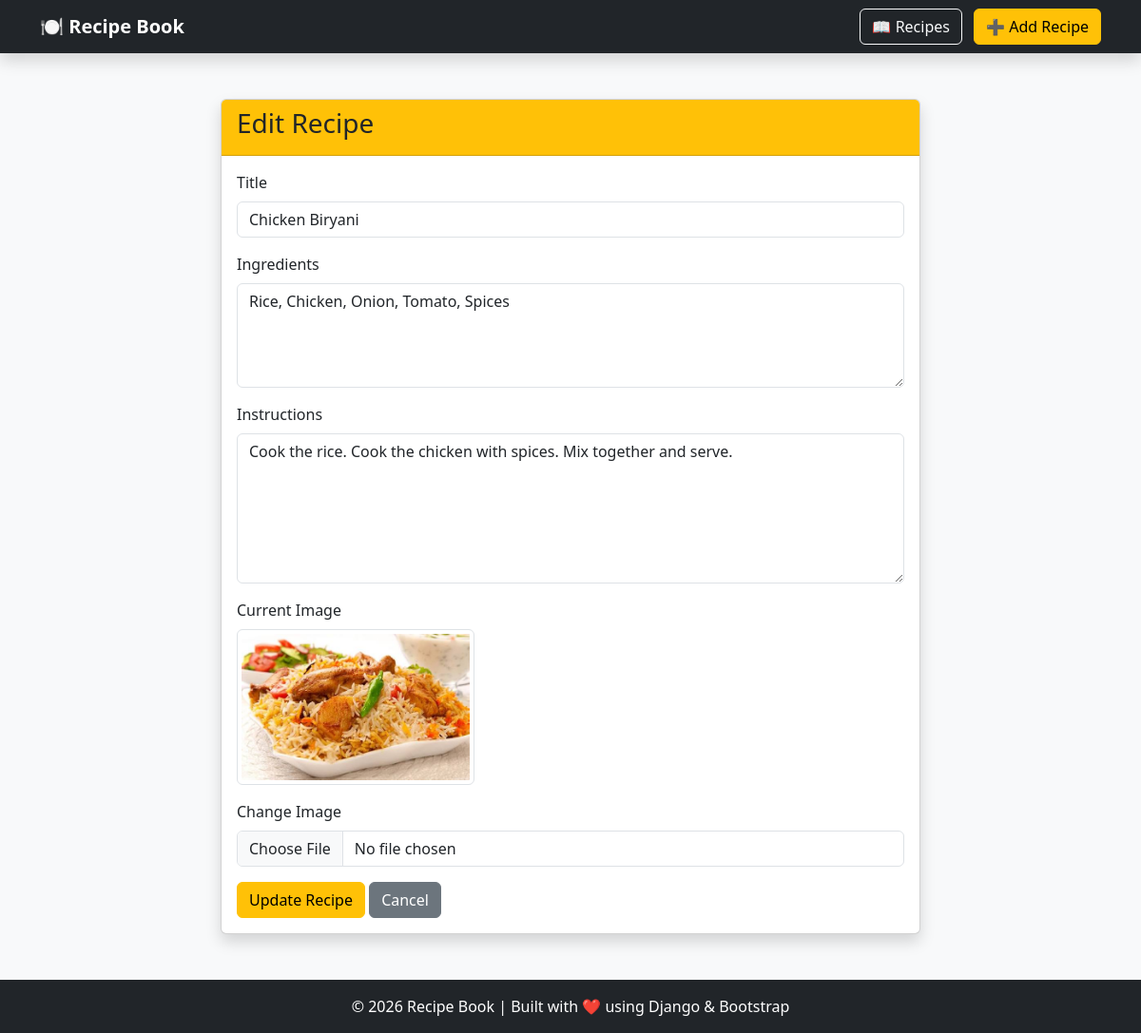
The app's page /edit-recipe/1/ with its own data.
### recipe/models.py (models this page shows, shortened)
class Recipe(models.Model):
    title = models.CharField(max_length=200)
    ingredients = models.TextField()
    instructions = models.TextField()
    image = models.ImageField(
        upload_to='recipes/',
        blank=True,
        null=True
     )

### recipe/views.py (the view, shortened to what this page needs)
# urls.py: path('edit-recipe/<int:recipe_id>/', views.edit_recipe, name='edit_recipe'),
def edit_recipe(request, recipe_id):
    recipe = Recipe.objects.get(id=recipe_id)
    return render(request, 'editrecipe.html', {
        'recipe': recipe
    })

### recipe/templates/editrecipe.html (shortened to what this page needs)
{% extends 'base.html' %}
{% block content %}
<div class="row justify-content-center">
    <div class="col-md-8">
        <div class="card shadow">
            <div class="card-header bg-warning">
                <h3>Edit Recipe</h3>
            </div>
            <div class="card-body">
                <form method="POST" enctype="multipart/form-data">
                    <div class="mb-3">
                        <label class="form-label">Title</label>
                        <input type="text"
                               name="title"
                               class="form-control"
                               value="{{ recipe.title }}">
                    </div>
                    <div class="mb-3">
                        <label class="form-label">Ingredients</label>
                        <textarea name="ingredients"
                                  class="form-control"
                                  rows="4">{{ recipe.ingredients }}</textarea>
                    </div>
                    <div class="mb-3">
                        <label class="form-label">Instructions</label>
                        <textarea name="instructions"
                                  class="form-control"
                                  rows="6">{{ recipe.instructions }}</textarea>
                    </div>
                    {% if recipe.image %}
                    <div class="mb-3">
                        <label class="form-label">Current Image</label><br>
                        <img src="{{ recipe.image.url }}"
                             alt="{{ recipe.title }}"
                             class="img-thumbnail"
                             style="max-width:250px;">
                    </div>
                    {% endif %}
                    <div class="mb-3">
                        <label class="form-label">Change Image</label>
                        <input type="file"
                               name="image"
                               class="form-control">
                    </div>
                    <button type="submit" class="btn btn-warning">
                        Update Recipe
                    </button>
                    <a href="{% url 'recipe_list' %}" class="btn btn-secondary">
                        Cancel
                    </a>
                </form>
            </div>
        </div>
    </div>
</div>
{% endblock %}

### records on screen
Recipe: title "Chicken Biryani", ingredients "Rice, Chicken, Onion, Tomato, Spices", instructions "Cook the rice. Cook the chicken with spices. Mix together and serve.", image (picture)
